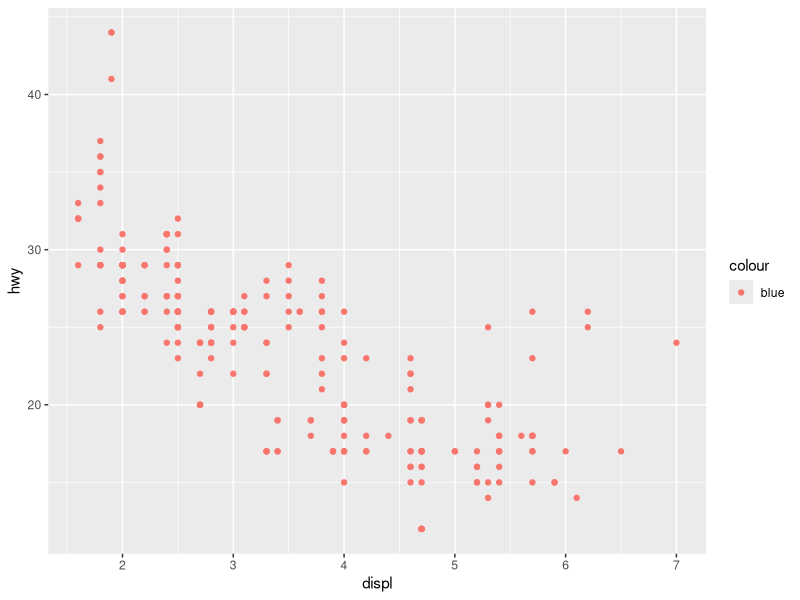
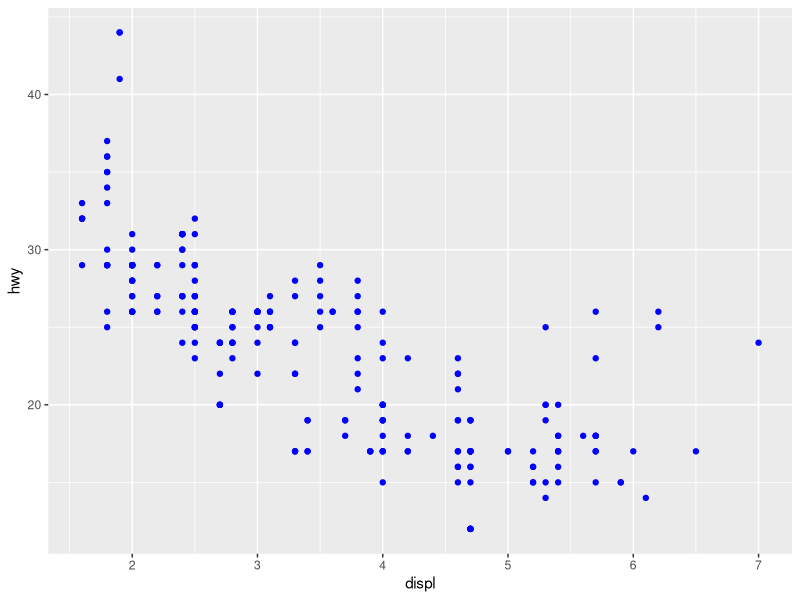
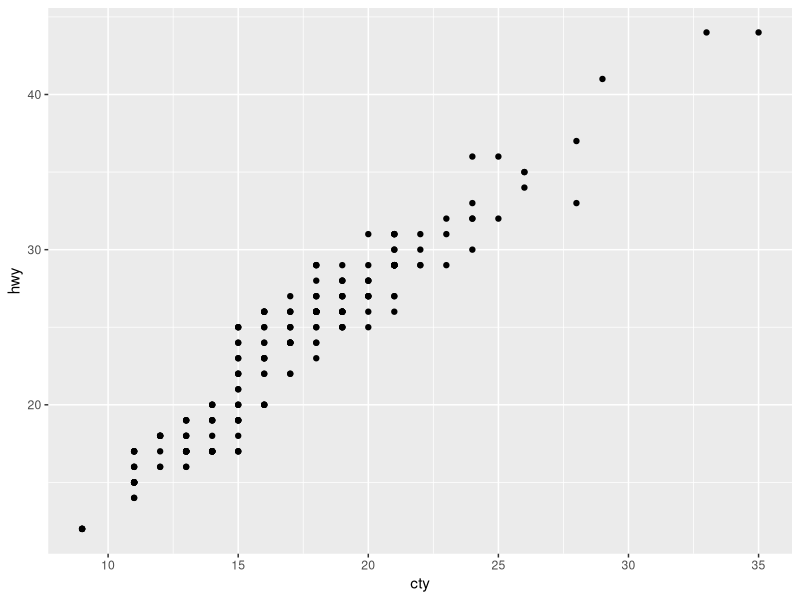
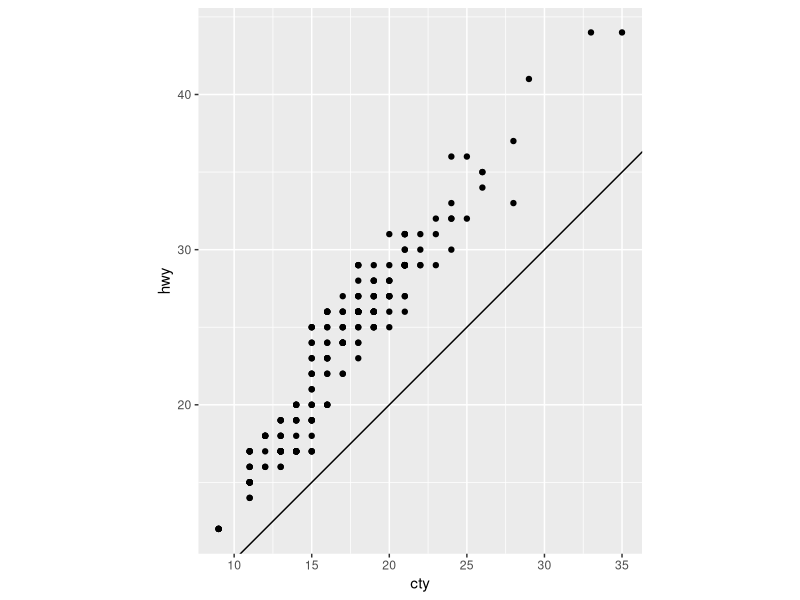

Write the R code that produced these figures, in order.
## ---- chunk 1
    library(ggplot2)
    ggplot(data = mpg) + 
      geom_point(mapping = aes(x = displ, y = hwy, color = "blue"))
## ---- chunk 2
    library(ggplot2)
    ggplot(data = mpg) + 
      geom_point(mapping = aes(x = displ, y = hwy), color="blue");
## ---- chunk 3
    
## ---- chunk 4

## ---- chunk 5

## ---- chunk 6

## ---- chunk 7

## ---- chunk 8

## ---- chunk 9

## ---- chunk 10

## ---- chunk 11

## ---- chunk 12

## ---- chunk 13

## ---- chunk 14

## ---- chunk 15

## ---- chunk 16

## ---- chunk 17

## ---- chunk 18

## ---- chunk 19

## ---- chunk 20

## ---- chunk 21

## ---- chunk 22
    ggplot(data = mpg, mapping = aes(x = cty, y = hwy)) + 
      geom_point()
## ---- chunk 23

## ---- chunk 24

## ---- chunk 25

## ---- chunk 26

## ---- chunk 27

## ---- chunk 28
    ggplot(data = mpg, mapping = aes(x = cty, y = hwy)) +
      geom_point() + 
      geom_abline() +
      coord_fixed()
## ---- chunk 29

